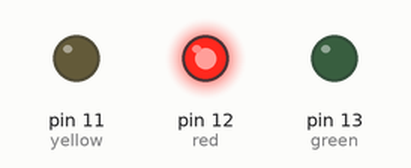
Simulated run of this sketch. Board: Arduino Uno, built with avr-gcc and run on an emulated ATmega328P. On the bench: output pins drawn as LEDs (lit = HIGH).

Above: at 4.0 s.
At 11.3 s:
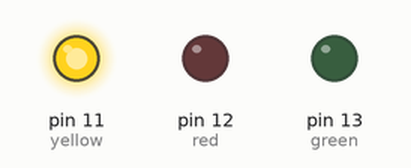
At 18.0 s:
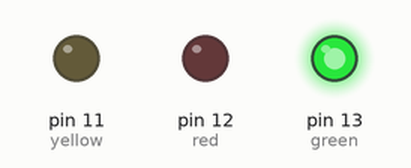
At 27.85 s:
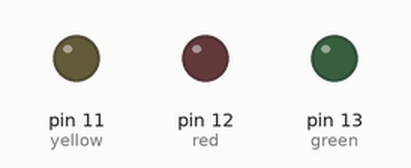
Timing chart, 0 to 36.4 s (numbered marks = the images above):
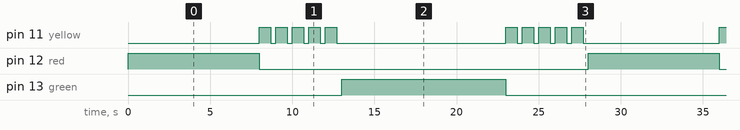

Measured:
- by itself, pin 12 (red): alternates HIGH for 8.0 s and LOW for 20.0 s
- by itself, pin 13 (green): alternates HIGH for 10.0 s and LOW for 18.0 s
- by itself, pin 11 (yellow): repeats every 28.0 s: 4 × (LOW 0.30 s, HIGH 0.70 s), LOW 10.3 s, 4 × (HIGH 0.70 s, LOW 0.30 s), HIGH 0.70 s, LOW 8.3 s, HIGH 0.70 s

The sketch:

Traffic_Lights.ino
```cpp
// (licence header left out)
// Pin Definitions
int red = 12;      // Red LED pin
int yellow = 11;   // Yellow LED pin
int green = 13;    // Green LED pin

// Setup Function
void setup() {

  // Set LED pins as output
  pinMode(red, OUTPUT);
  pinMode(yellow, OUTPUT);
  pinMode(green, OUTPUT);
}

// Main Loop
void loop() {

  // RED light ON (STOP)
  digitalWrite(red, HIGH);     // Turn ON Red LED
  delay(8000);                 // Stay red for 8 seconds
  digitalWrite(red, LOW);      // Turn OFF Red LED

  // YELLOW blinking (Red → Green warning)
  for (int i = 0; i < 5; i++) {
    digitalWrite(yellow, HIGH);
    delay(700);                // Yellow ON time
    digitalWrite(yellow, LOW);
    delay(300);                // Yellow OFF time
  }

  // GREEN light ON (GO)
  digitalWrite(green, HIGH);   // Turn ON Green LED
  delay(10000);                // Stay green for 10 seconds
  digitalWrite(green, LOW);    // Turn OFF Green LED

  // YELLOW blinking (Green → Red warning)
  for (int i = 0; i < 5; i++) {
    digitalWrite(yellow, HIGH);
    delay(700);
    digitalWrite(yellow, LOW);
    delay(300);
  }
}
```
